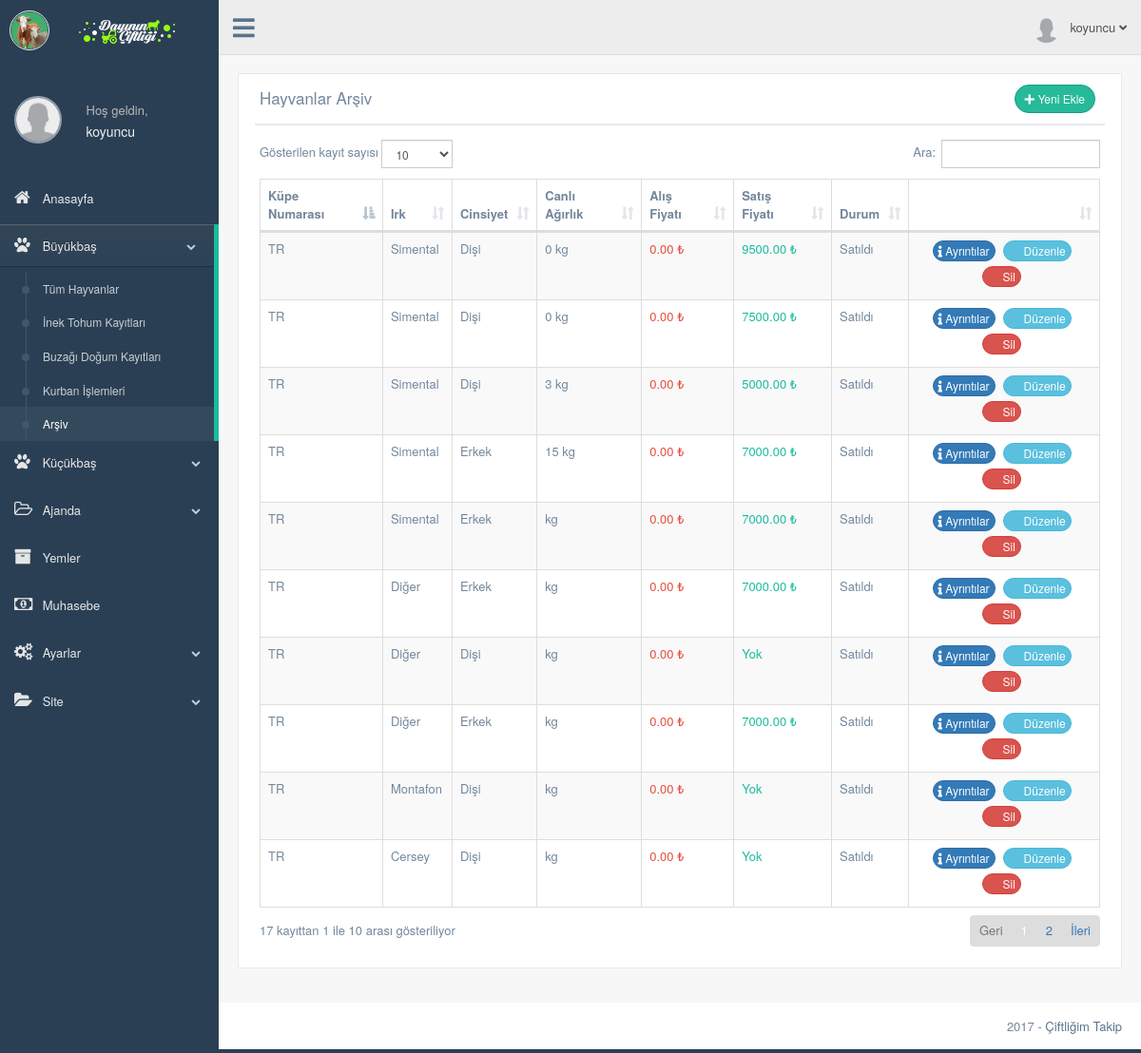
The page /production/hayvan-arsiv.php (signed in) on the database its author committed.
### tables this page shows
CREATE TABLE `kullanici` (
  `kullanici_id` int(11) NOT NULL,
  `kullanici_adi` varchar(50) NOT NULL,
  `kullanici_sifre` varchar(50) NOT NULL,
  `kullanici_adsoyad` varchar(50) NOT NULL DEFAULT 'Ad Soyad',
  `kullanici_eposta` varchar(50) NOT NULL,
  `kullanici_gorsel` varchar(250) NOT NULL DEFAULT 'images/kullanici/kullanici.png',
  `kullanici_kayittarihi` datetime NOT NULL,
  `kullanici_yetki` int(1) NOT NULL DEFAULT '2',
  `kullanici_durum` int(1) NOT NULL
);

CREATE TABLE `hayvan` (
  `hayvan_id` int(11) NOT NULL,
  `kullanici_id` int(11) NOT NULL,
  `hayvan_kupeno` varchar(50) NOT NULL,
  `hayvan_adi` varchar(25) DEFAULT NULL,
  `hayvan_irk` int(2) DEFAULT NULL,
  `hayvan_cinsiyet` int(1) DEFAULT NULL,
  `hayvan_kayittarihi` datetime NOT NULL DEFAULT CURRENT_TIMESTAMP,
  `hayvan_dogumtarihi` date DEFAULT NULL,
  `hayvan_olumtarihi` date DEFAULT NULL,
  `hayvan_alistarihi` date DEFAULT NULL,
  `hayvan_satistarihi` date DEFAULT NULL,
  `hayvan_alisfiyati` decimal(10,2) DEFAULT NULL,
  `hayvan_satisfiyati` decimal(10,2) DEFAULT NULL,
  `hayvan_rasyon` int(11) DEFAULT NULL,
  `hayvan_bakim` int(11) DEFAULT NULL,
  `hayvan_not` int(11) DEFAULT NULL,
  `ana_id` int(1) DEFAULT NULL,
  `buzagi_goster` int(1) DEFAULT '0',
  `hayvan_durum` int(11) DEFAULT '1'
);

CREATE TABLE `irk` (
  `irk_id` int(2) NOT NULL,
  `irk_adi` varchar(25) NOT NULL,
  `irk_ozellikleri` int(2) DEFAULT NULL
);

CREATE TABLE `tartim` (
  `tartim_id` int(11) NOT NULL,
  `kullanici_id` int(11) NOT NULL,
  `hayvan_id` int(11) NOT NULL,
  `tartim_kilo` int(3) DEFAULT NULL,
  `tartim_tarihi` datetime NOT NULL DEFAULT CURRENT_TIMESTAMP,
  `tartim_aciklama` varchar(1000) DEFAULT NULL
);

### production/hayvan-arsiv.php (the view, shortened to what this page needs)
<?php
    include 'header.php';
    $hayvansorgu=$db->prepare("SELECT * FROM hayvan WHERE kullanici_id=:id and hayvan_durum!=1 ORDER BY hayvan_kayittarihi ASC");
    $hayvansorgu->execute(array(
        'id' => $kullanici_id
        ));
    $irksorgu=$db->prepare("SELECT * FROM irk WHERE irk_id=:id");
    $tartimsorgu=$db->prepare("SELECT * FROM tartim WHERE kullanici_id=:k_id and hayvan_id=:h_id ORDER BY tartim_tarihi DESC");
?>
        <div class="right_col" role="main">
          <div class="">
            <div class="page-title">
              <div class="title_left">
              </div>
            </div>
            <div class="clearfix"></div>
            <div class="row">
              <div class="col-md-12 col-sm-12 col-xs-12">
                <div class="x_panel">
                  <div class="x_title">
                    <h2>Hayvanlar Arşiv</h2>
                    <div class=" text-right">
                      <a href="hayvan-ekle.php" class="btn btn-round btn-success btn-sm"><i class="fa fa-plus" aria-hidden="true"></i> Yeni Ekle</a>
                    </div>
                  </div>
                  <div class="x_content">
                    <table id="datatable" class="table table-striped table-bordered">
                      <thead>
                        <tr>
                          <th>Küpe Numarası</th>
                          <th class="col-md-1 col-sm-1">Irk</th>
                          <th class="col-md-1 col-sm-1">Cinsiyet</th>
                          <th >Canlı Ağırlık</th>
                          <th class="">Alış Fiyatı</th>
                          <th class="">Satış Fiyatı</th>
                          <th class="">Durum</th>
                          <th ></th>
                        </tr>
                      </thead>
                      <tbody>
                      <?php while ($hayvancek=$hayvansorgu->fetch(PDO::FETCH_ASSOC)) { ?>
                        <tr>
                          <td><?php echo $hayvancek['hayvan_kupeno']; ?></td>
                          <td>
                          <?php
                            $irksorgu->execute(array(
                              'id' => $hayvancek['hayvan_irk']
                              ));
                            $irkcek=$irksorgu->fetch(PDO::FETCH_ASSOC);
                            echo $irkcek['irk_adi'];
                          ?>
                          </td>
                          <td>
                          <?php
                            if($hayvancek['hayvan_cinsiyet']=='1'){
                              echo "Erkek";
                            }else{
                              echo "Dişi";
                            }
                          ?>
                          </td>
                          <td>
                            <?php
                                  $tartimsorgu->execute(array(
                                    'k_id' => $kullanici_id,
                                    'h_id' => $hayvancek['hayvan_id']
                                    ));
                                  $tartimcek=$tartimsorgu->fetch(PDO::FETCH_ASSOC);
                                  echo $tartimcek['tartim_kilo']." kg";
                            ?>
                          </td>
                          <td class="red"><?php echo $hayvancek['hayvan_alisfiyati']." ₺"; ?></td>
                          <td class="green">
                            <?php
                              if ($hayvancek['hayvan_satisfiyati']>0) {
                                echo $hayvancek['hayvan_satisfiyati']." ₺";
                              } else {
                                echo "Yok";
                              }
                            ?>
                          </td>
                          <td>
                            <?php
                              if($hayvancek['hayvan_durum']=='1'){
                                echo "Mevcut";
                              }elseif($hayvancek['hayvan_durum']=='2'){
                                echo "Satıldı";
                              }else{
                                echo "Öldü";
                              }
                            ?>
                          </td>
                          <td class="text-center">
                            <a href="hayvan-profil.php?hayvan_id=<?php echo $hayvancek['hayvan_id']; ?>" class="btn btn-round btn-primary btn-xs"><i class="fa fa-info" aria-hidden="true"></i> Ayrıntılar</a>
                            <a href="hayvan-duzenle.php?hayvan_id=<?php echo $hayvancek['hayvan_id']; ?>" class="btn btn-round btn-info btn-xs"><i class="fa fa-pencil" aria-hidden="true"></i> Düzenle</a>
                            <a href="../islem.php?hayvansil=true&hayvan_id=<?php echo $hayvancek['hayvan_id']; ?>" class="btn btn-round btn-danger btn-xs"><i class="fa fa-trash-o" aria-hidden="true"></i> Sil</a>
                          </td>
                        </tr>
                       <?php } ?>
                      </tbody>
                    </table>
                  </div>
                </div>
              </div>
            </div>
          </div>
        </div>
        <?php include 'footer.php'; ?>

### production/header.php (shortened to what this page needs)
<?php
  include '../baglan.php';
  $kullanicisorgu=$db->prepare("SELECT * FROM kullanici WHERE kullanici_adi=:kullanici");
  $kullanicisorgu->execute(array(
        'kullanici' => $_SESSION['kullanici_adi']
      ));
  $kullanicicek=$kullanicisorgu->fetch(PDO::FETCH_ASSOC);
 ?>
<!DOCTYPE html>
<html lang="tr">
  <head>
    <link href="../vendors/bootstrap/dist/css/bootstrap.min.css" rel="stylesheet">
    <link href="../vendors/font-awesome/css/font-awesome.min.css" rel="stylesheet">
    <link rel="stylesheet" href="https://use.fontawesome.com/releases/v5.0.13/css/all.css">
    <link rel="stylesheet" href="css/style-print.css" media="print" type="text/css">
    <link href="../vendors/nprogress/nprogress.css" rel="stylesheet">
    <link href="../vendors/iCheck/skins/flat/green.css" rel="stylesheet">
    <link href="../vendors/malihu-custom-scrollbar-plugin/jquery.mCustomScrollbar.min.css" rel="stylesheet"/>
    <link href="../vendors/datatables.net-bs/css/dataTables.bootstrap.min.css" rel="stylesheet">
    <link href="../vendors/datatables.net-buttons-bs/css/buttons.bootstrap.min.css" rel="stylesheet">
    <link href="../vendors/datatables.net-fixedheader-bs/css/fixedHeader.bootstrap.min.css" rel="stylesheet">
    <link href="../vendors/datatables.net-responsive-bs/css/responsive.bootstrap.min.css" rel="stylesheet">
    <link href="../vendors/datatables.net-scroller-bs/css/scroller.bootstrap.min.css" rel="stylesheet">
    <link href="../build/css/custom.min.css" rel="stylesheet">
    <link href="../build/css/main.css" rel="stylesheet">
  </head>
  <body class="nav-md">
    <div class="container body">
      <div class="main_container">
        <div class="col-md-3 left_col menu_fixed">
          <div class="left_col scroll-view">
            <div class="navbar nav_title" style="border: 0;">
              <a href="index.html" class="site_title"><i class="fa"><img src="../images/eks-genel/eks-logo-ikon.png" width="40px" height="auto" alt=""></i> <span><img src="images/logo.png" style="margin-left:20px"alt=""></span></a>
            </div>
            <?php include 'sidebar.php'; ?>
        <div class="top_nav"  id="yazdirma">
          <div class="nav_menu">
            <nav class="">
              <div class="nav toggle">
                <a id="menu_toggle"><i class="fa fa-bars"></i></a>
              </div>
              <ul class="nav navbar-nav navbar-right">
                <li class="">
                  <a href="javascript:;" class="user-profile dropdown-toggle" data-toggle="dropdown" aria-expanded="false">
                    <img src="<?php echo $kullanicicek['kullanici_gorsel']; ?>" alt=""><?php echo $_SESSION['kullanici_adi'] ?>
                    <span class=" fa fa-angle-down"></span>
                  </a>
                </li>
              </ul>
            </nav>
          </div>
        </div>

### production/sidebar.php (shortened to what this page needs)
<br>
            <div class="profile clearfix">
              <div class="profile_pic text-center" style="margin-top: 25px; ">
                <a href="profil.php"><img src="<?php echo $kullanicicek['kullanici_gorsel']; ?>" alt="" style="width: 50px; height: 50px; max-width: 50px; max-height: 50px; -webkit-border-radius: 50%; -moz-border-radius: 50%; border-radius: 50%; border: 2px solid rgba(255,255,255,0.5);" ></a>
              </div>
              <div class="profile_info">
                <span>Hoş geldin,</span>
                <a href="profil.php"><h2><?php echo $_SESSION['kullanici_adi'] ?></h2></a>
              </div>
              <div class="clearfix"></div>
            </div>
            <br />
            <div id="sidebar-menu" class="main_menu_side hidden-print main_menu">
              <div class="menu_section">
                <ul class="nav side-menu">
                  <li><a href="index.php"><i class="fa fa-home"></i> Anasayfa </a>
                  </li>
                  <li><a><i class="fa fa-paw"></i> Büyükbaş <span class="fa fa-chevron-down"></span></a>
                    <ul class="nav child_menu">
                      <li><a href="hayvanlar.php">Tüm Hayvanlar</a></li>
                      <li><a href="inek-tohum.php">İnek Tohum Kayıtları</a></li>
                      <li><a href="buzagi-dogum.php">Buzağı Doğum Kayıtları</a></li>
                      <li><a href="kurban.php">Kurban İşlemleri</a></li>
                      <li><a href="hayvan-arsiv.php">Arşiv</a></li>
                    </ul>
                  </li>
                  <li><a><i class="fa fa-paw"></i> Küçükbaş <span class="fa fa-chevron-down"></span></a>
                  </li>
                  <li><a><i class="fa fa-folder-open-o"></i> Ajanda <span class="fa fa-chevron-down"></span></a>
                  </li>
                  <li><a href="yem.php"><i class="fa fa-archive"></i> Yemler </a>
                  </li>
                  <li><a href="muhasebe.php"><i class="fa fa-money"></i> Muhasebe </a>
                  </li>
                  <li><a><i class="fa fa-cogs"></i> Ayarlar <span class="fa fa-chevron-down"></span></a>
                  </li>
                  <li><a><i class="fa fa-folder-open"></i> Site <span class="fa fa-chevron-down"></span></a>
                  </li>
                </ul>
              </div>
            </div>
          </div>
        </div>

### build/css/main.css (style rules this page uses)
.site_title i { border: 1px solid #EAEAEA; padding: 0px 0px !important; border-radius: 50% }

### rows shown on the page
kullanici: kullanici_gorsel (placeholder picture)
hayvan: hayvan_kupeno "TR", irk.irk_adi "Simental", hayvan_cinsiyet "Dişi", tartim.tartim_kilo "0", hayvan_alisfiyati "0.00", hayvan_satisfiyati "9500.00", hayvan_durum "Satıldı"
hayvan: hayvan_kupeno "TR", irk.irk_adi "Simental", hayvan_cinsiyet "Dişi", tartim.tartim_kilo "0", hayvan_alisfiyati "0.00", hayvan_satisfiyati "7500.00", hayvan_durum "Satıldı"
hayvan: hayvan_kupeno "TR", irk.irk_adi "Simental", hayvan_cinsiyet "Dişi", tartim.tartim_kilo "3", hayvan_alisfiyati "0.00", hayvan_satisfiyati "5000.00", hayvan_durum "Satıldı"
hayvan: hayvan_kupeno "TR", irk.irk_adi "Simental", hayvan_cinsiyet "Erkek", tartim.tartim_kilo "15", hayvan_alisfiyati "0.00", hayvan_satisfiyati "7000.00", hayvan_durum "Satıldı"
hayvan: hayvan_kupeno "TR", irk.irk_adi "Simental", hayvan_cinsiyet "Erkek", hayvan_alisfiyati "0.00", hayvan_satisfiyati "7000.00", hayvan_durum "Satıldı"
hayvan: hayvan_kupeno "TR", irk.irk_adi "Diğer", hayvan_cinsiyet "Erkek", hayvan_alisfiyati "0.00", hayvan_satisfiyati "7000.00", hayvan_durum "Satıldı"
hayvan: hayvan_kupeno "TR", irk.irk_adi "Diğer", hayvan_cinsiyet "Dişi", hayvan_alisfiyati "0.00", shows "Yok", hayvan_durum "Satıldı"
hayvan: hayvan_kupeno "TR", irk.irk_adi "Diğer", hayvan_cinsiyet "Erkek", hayvan_alisfiyati "0.00", hayvan_satisfiyati "7000.00", hayvan_durum "Satıldı"
hayvan: hayvan_kupeno "TR", irk.irk_adi "Montafon", hayvan_cinsiyet "Dişi", hayvan_alisfiyati "0.00", shows "Yok", hayvan_durum "Satıldı"
hayvan: hayvan_kupeno "TR", irk.irk_adi "Cersey", hayvan_cinsiyet "Dişi", hayvan_alisfiyati "0.00", shows "Yok", hayvan_durum "Satıldı"

### other values the page prints
$_SESSION['kullanici_adi'] "koyuncu"
